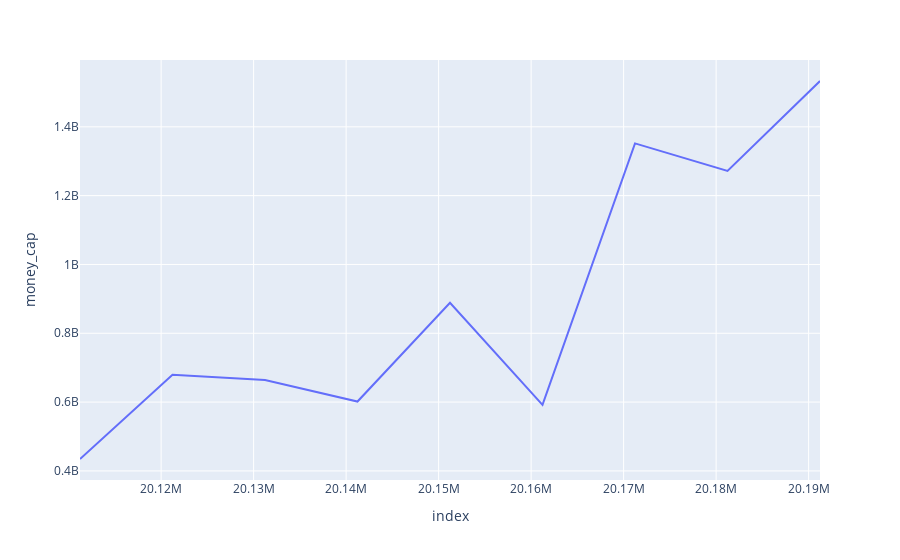

Source (notebook cell):
### Markdown cell above
## 资产负债表中的几个比率

### Code cell
px.line(balancesheet, y='total_assets')

### Figure 1 — Plotly figure (JSON) as saved in the notebook; plotly's stock layout.template omitted (floating-point values rounded to 4 significant figures)
{"data": [{"hovertemplate": "index=%{x}<br>money_cap=%{y}<extra></extra>", "legendgroup": "", "line": {"color": "#636efa", "dash": "solid"}, "mode": "lines", "name": "", "orientation": "v", "showlegend": false, "type": "scatter", "x": ["20111231", "20121231", "20131231", "20141231", "20151231", "20161231", "20171231", "20181231", "20191231"], "xaxis": "x", "y": [434600000.0, 679500000.0, 664200000.0, 601600000.0, 888600000.0, 592100000.0, 1352000000.0, 1272000000.0, 1533000000.0], "yaxis": "y"}], "layout": {"legend": {"tracegroupgap": 0}, "margin": {"t": 60}, "xaxis": {"anchor": "y", "domain": [0, 1], "title": {"text": "index"}}, "yaxis": {"anchor": "x", "domain": [0, 1], "title": {"text": "money_cap"}}}}
